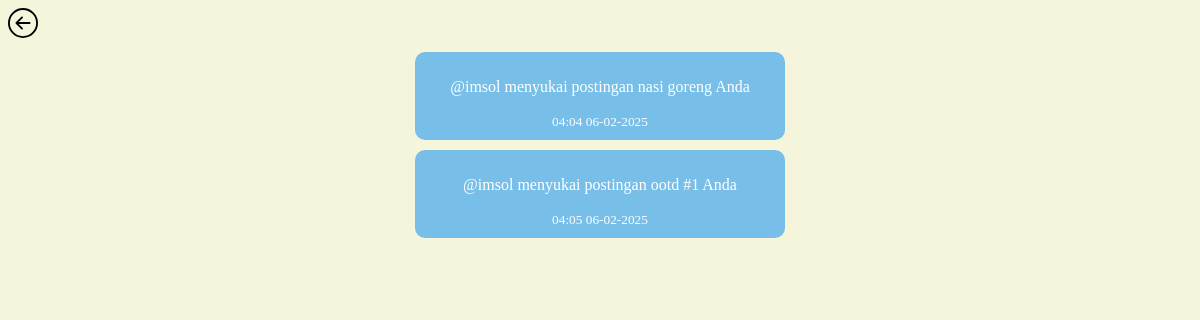
The app's page /rekap_notifikasi.php (signed in), older data.
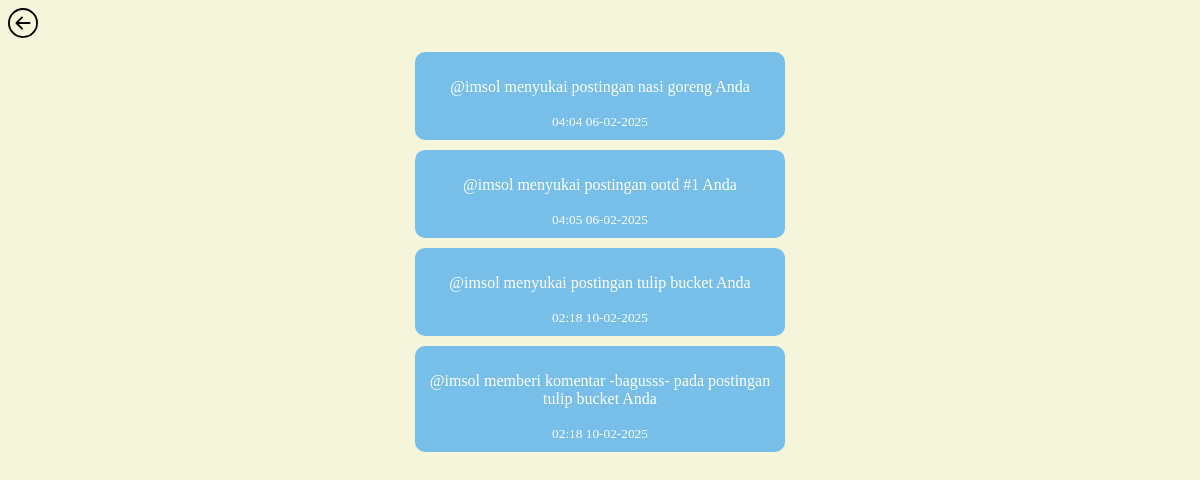
The same page, newer data.
### tables this page shows
CREATE TABLE `notifikasi` (
  `id` int(11) NOT NULL,
  `penerima_id` int(11) NOT NULL,
  `pengirim_id` int(11) NOT NULL,
  `message` varchar(255) NOT NULL,
  `is_read` tinyint(1) NOT NULL,
  `created_at` timestamp NOT NULL DEFAULT current_timestamp()
);

### rekap_notifikasi.php (the view, shortened to what this page needs)
<!DOCTYPE html>
<html lang="en">
<head>
    <link rel="stylesheet" href="asset.css">
</head>
<body>
<a href="notifikasi.php"><img src="Asset/img/left.svg" class="left"></a>
<?php
include "connection.php";
$id = $_SESSION['id'];
$query = mysqli_query($conn, "SELECT * FROM `notifikasi` WHERE `penerima_id` = $id AND `pengirim_id` != $id AND `is_read` = 1");
if (mysqli_num_rows($query) > 0) {
while($result = mysqli_fetch_assoc($query)):
?>
    <center>
        <div class="notification">
            <p><?php echo $result['message']?></p>
            <small><?php echo date('H:i d-m-Y',strtotime($result['created_at']))?></small>
        </div>
    </center>
<?php
endwhile;
}else{
    echo "<center><h2>Tidak ada riwayat notifikasi.</h2></center>";
}
?>
</body>
</html>

### asset.css (style rules this page uses)
body { background-color: beige; }
.left { width: 30px; height: 30px; }
a { color: black; }
.notification { width: 350px; height: auto; background-color: #77bfe9; border-radius: 10px; margin-top: 10px; padding: 10px; color: white; }

Row changes from the older to the newer data that the page shows:
added notifikasi: message "@imsol menyukai postingan tulip bucket Anda", created_at "02:18 10-02-2025"
added notifikasi: message "@imsol memberi komentar -bagusss- pada postingan tulip bucket Anda", created_at "02:18 10-02-2025"
